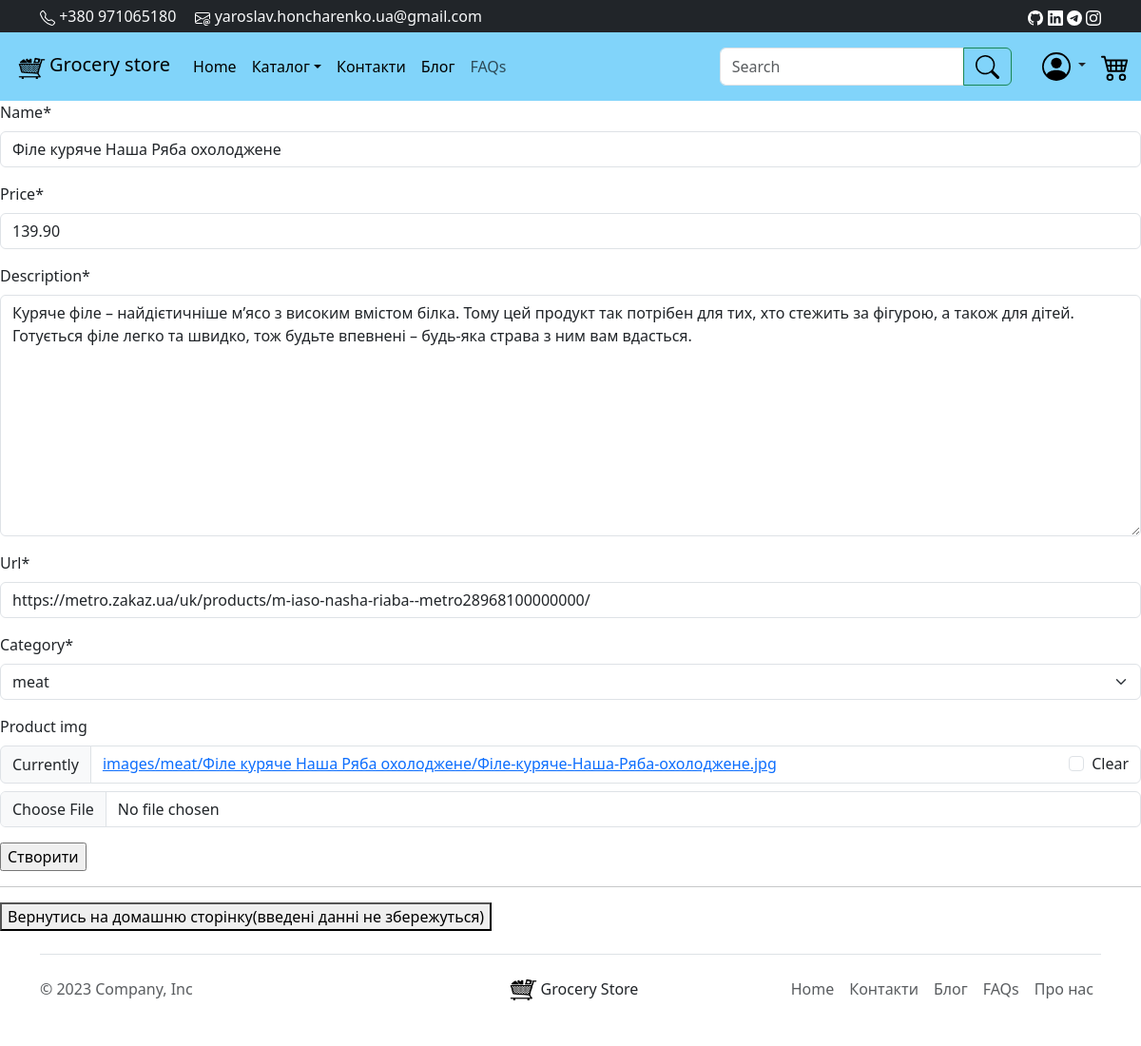
The page /update/6/ (signed in) on the database its author committed.
### New_Shop/models.py (models this page shows, shortened)
class Product(models.Model):
    user = models.ForeignKey(
        settings.AUTH_USER_MODEL,
        default=1, blank=False, null=True,
        on_delete=models.SET_NULL,
    )
    name = models.CharField(max_length=200, blank=False, db_index=True)
    slug = models.SlugField(max_length=200, db_index=True, null=True)
    price = models.DecimalField(max_digits=10, decimal_places=2, default=00.00)
    description = models.TextField(max_length=600, blank=False)
    url = models.URLField(max_length=200, null=True)
    category = models.ForeignKey(Category, related_name='products', on_delete=models.CASCADE)
    product_img = models.ImageField(
        upload_to=upload_location_product,
        blank=True, null=True,
        height_field='height_field',
        width_field='width_field',
    )
    height_field = models.IntegerField(default=0)
    width_field = models.IntegerField(default=0)
    stock = models.PositiveIntegerField(null=True, default=0)  # Поле для зберігання залишків продукта
    available = models.BooleanField(default=True)  # Покаже чи доступний чи ні продукт
    created = models.DateTimeField(auto_now_add=True, null=True)
    updated = models.DateTimeField(auto_now=True, null=True)
    class Meta:
        ordering = ('name',)
        index_together = (('id', 'slug'),)

class Category(models.Model):
    name = models.CharField(max_length=200, blank=False, db_index=True)
    description = models.TextField(max_length=600, blank=False, null=True)
    slug = models.SlugField(max_length=200, db_index=True, unique=True, null=True)
    category_img = models.ImageField(
        upload_to=upload_location_category,
        blank=True,
        null=True,
        height_field='height_field',
        width_field='width_field'
    )
    height_field = models.IntegerField(blank=False,
                                       null=True,
                                       default=0)
    width_field = models.IntegerField(blank=False, null=True, default=0)
    class Meta:
        ordering = ('name',)
        verbose_name = 'Category'
        verbose_name_plural = "Categories"
    def __str__(self):
        return self.name

### New_Shop/views.py (the view, shortened to what this page needs)
# urls.py: path('update/<int:id_product>/', update, name='update'),
@user_passes_test(is_staff_or_superuser)
def update(request, id_product=None):
    instance = get_object_or_404(Product, id=id_product)
    form = ProductForm(request.POST or None,
                       request.FILES or None,
                       instance=instance)
    context = {
        'title': 'Update',
        'form': form
    }
    return render(request, 'create.html', context)

### New_Shop/forms.py
class ProductForm(forms.ModelForm):
    class Meta:
        model = Product
        fields = [
            'name',
            'price',
            'description',
            'url',
            'category',
            'product_img'
        ]

### New_Shop/views.py (called while the page is built)
def is_staff_or_superuser(user):
    return user.is_staff or user.is_superuser

### templates/create.html (shortened to what this page needs)
{% extends 'base.html' %}
{% load crispy_forms_filters %}
{% load crispy_forms_tags %}
{% block content %}
<form action="" method="post" enctype="multipart/form-data">
    {{ form|crispy }}
    <input type="submit" value="Створити">
</form>
<hr>
<a href="/"><button >Вернутись на домашню сторінку(введені данні не збережуться)</button></a>
{% endblock content %}

### rows shown on the page
Product: name "Філе куряче Наша Ряба охолоджене", price "139.90", description "Куряче філе – найдієтичніше м’ясо з високим вмістом білка. Тому цей продукт так потрібен для тих, хто стежить за фігурою, а також для дітей. Готується філе легко та швидко, тож будьте впевнені – будь-яка страва з ним вам вдасться.", url "https://metro.zakaz.ua/uk/products/m-iaso-nasha-riaba--metro28968100000000/", category "meat"
